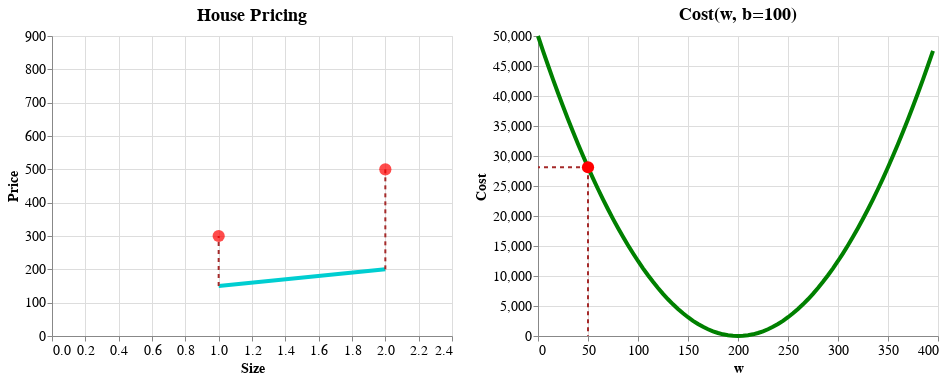

The notebook cell this image was saved under:
### Markdown cell above
<h3>Vẽ chart biểu diễn tương tác giữa Cost và w, cố định giá trị b=100</h3>

### Code cell
#ALTAIR
b = 100
r_step = 5
r_start = 0
r_stop = 400

slider = alt.binding_range(min=r_start, max=r_stop, step=r_step)
w_slider = alt.param(name="w", bind=slider, value=50)


arr_w = np.arange(r_start, r_stop, r_step)

df_actual_point = pd.DataFrame({
    'x_actual': x_train,
    'y_actual': y_train,
})

df_prediction_line = pd.DataFrame({
    'w': arr_w,
    'x': np.ones(len(arr_w)) * x_train[0],
    'y': np.array([w * x_train[0] + b for w in arr_w]),
    'x2': np.ones(len(arr_w)) * x_train[1],
    'y2': np.array([w * x_train[1] + b for w in arr_w]),
    'y_actual_1': np.ones(len(arr_w)) * y_train[0],
    'y_actual_2': np.ones(len(arr_w)) * y_train[1]
})


actual_point = alt.Chart(df_actual_point).mark_point(
    filled=True,
    size=150,
    color='red'
).encode(
    x=alt.X('x_actual', title="Size", scale=alt.Scale(domain=[0.5, 2.4], clamp=True)),
    y=alt.Y('y_actual', title="Price")
)

prediction_line = alt.Chart(df_prediction_line).mark_line(
    strokeWidth=4,
    color='#00CED1'
).encode(
    x='x',
    y='y',
    x2='x2',
    y2='y2',
    opacity=alt.condition(
        alt.datum.w == w_slider,
        alt.value(1), alt.value(0)
    )
).add_params(
    w_slider
)

vline1_1 = alt.Chart(df_prediction_line).mark_rule(
    strokeDash=[4, 4],
    strokeWidth=2,
    color='brown'
).encode(
    y='y',
    y2='y_actual_1',
    x='x',
    opacity=alt.condition(
        alt.datum.w == w_slider,
        alt.value(1), alt.value(0)
    )
)

vline1_2 = alt.Chart(df_prediction_line).mark_rule(
    strokeDash=[4, 4],
    strokeWidth=2,
    color='brown'
).encode(
    y='y2',
    y2='y_actual_2',
    x='x2',
    opacity=alt.condition(
        alt.datum.w == w_slider,
        alt.value(1), alt.value(0)
    )
)
##################################################################################

arr_cost = np.zeros(arr_w.shape)
for _i, _w in enumerate(arr_w):
    arr_cost[_i] = compute_cost(x_train, y_train, _w, b)
    
df_cost = pd.DataFrame({
    'w': arr_w,
    'cost': arr_cost,
    'y2': np.zeros(arr_cost.shape),
    'x2': np.zeros(arr_cost.shape)
})

cost_line = alt.Chart(df_cost).mark_line(
    color='green',
    strokeWidth=4
).encode(
    x=alt.X('w', title="w"),
    y=alt.Y('cost', title='Cost')
)

vline2 = cost_line.mark_rule(
    strokeDash=[4, 4],
    strokeWidth=2,
    color='brown'
).encode(    
    y2='y2',
    opacity=alt.condition(
        alt.datum.w == w_slider,
        alt.value(1), alt.value(0)
    )
)

hline2 = cost_line.mark_rule(
    strokeDash=[4, 4],
    strokeWidth=2,
    color='brown'
).encode(
    x2='x2',
    opacity=alt.condition(
        alt.datum.w == w_slider,
        alt.value(1), alt.value(0)
    )
)

cost_point = cost_line.mark_point(
    filled=True,
    size=150,
    color='red'
).encode(
    # x='w',
    # y='cost',
    # color=alt.value("red"),    
    opacity=alt.condition(
        alt.datum.w == w_slider,
        alt.value(1), alt.value(0)
    )
).add_params(
    w_slider
)

# (prediction_line + vline1_1 + vline1_2 + actual_point) | (cost_line + vline2 + hline2 + cost_point)
plot1 = alt.layer(prediction_line, vline1_1, vline1_2, actual_point).properties(width=400, height=300, title='House Pricing')
plot2 = alt.layer(cost_line, vline2, hline2, cost_point).properties(width=400, height=300, title=f'Cost(w, b={b})')

(plot1 | plot2).configure_axis(
    labelFontSize=14,
    titleFontSize=14
).configure_title(
    # font='Courier',
    # anchor='middle',
    # color='gray',
    fontSize=18
)

### Figure 1 — Vega-Lite specification as saved in the notebook (floating-point values rounded to 4 significant figures)
{"config": {"view": {"continuousWidth": 300, "continuousHeight": 300}, "axis": {"labelFontSize": 14, "titleFontSize": 14}, "title": {"fontSize": 18}}, "hconcat": [{"layer": [{"data": {"name": "data-f5aa34ba7c599c8f1a4816daeda9f997"}, "mark": {"type": "line", "color": "#00CED1", "strokeWidth": 4}, "encoding": {"opacity": {"condition": {"test": "(datum.w === w)", "value": 1}, "value": 0}, "x": {"field": "x", "type": "quantitative"}, "x2": {"field": "x2"}, "y": {"field": "y", "type": "quantitative"}, "y2": {"field": "y2"}}}, {"data": {"name": "data-f5aa34ba7c599c8f1a4816daeda9f997"}, "mark": {"type": "rule", "color": "brown", "strokeDash": [4, 4], "strokeWidth": 2}, "encoding": {"opacity": {"condition": {"test": "(datum.w === w)", "value": 1}, "value": 0}, "x": {"field": "x", "type": "quantitative"}, "y": {"field": "y", "type": "quantitative"}, "y2": {"field": "y_actual_1"}}}, {"data": {"name": "data-f5aa34ba7c599c8f1a4816daeda9f997"}, "mark": {"type": "rule", "color": "brown", "strokeDash": [4, 4], "strokeWidth": 2}, "encoding": {"opacity": {"condition": {"test": "(datum.w === w)", "value": 1}, "value": 0}, "x": {"field": "x2", "type": "quantitative"}, "y": {"field": "y2", "type": "quantitative"}, "y2": {"field": "y_actual_2"}}}, {"data": {"name": "data-d5fc952fa7428c68bb2fc5d433bbf7c4"}, "mark": {"type": "point", "color": "red", "filled": true, "size": 150}, "encoding": {"x": {"field": "x_actual", "scale": {"clamp": true, "domain": [0.5, 2.4]}, "title": "Size", "type": "quantitative"}, "y": {"field": "y_actual", "title": "Price", "type": "quantitative"}}}], "height": 300, "title": "House Pricing", "width": 400}, {"layer": [{"mark": {"type": "line", "color": "green", "strokeWidth": 4}, "encoding": {"x": {"field": "w", "title": "w", "type": "quantitative"}, "y": {"field": "cost", "title": "Cost", "type": "quantitative"}}}, {"mark": {"type": "rule", "color": "brown", "strokeDash": [4, 4], "strokeWidth": 2}, "encoding": {"opacity": {"condition": {"test": "(datum.w === w)", "value": 1}, "value": 0}, "x": {"field": "w", "title": "w", "type": "quantitative"}, "y": {"field": "cost", "title": "Cost", "type": "quantitative"}, "y2": {"field": "y2"}}}, {"mark": {"type": "rule", "color": "brown", "strokeDash": [4, 4], "strokeWidth": 2}, "encoding": {"opacity": {"condition": {"test": "(datum.w === w)", "value": 1}, "value": 0}, "x": {"field": "w", "title": "w", "type": "quantitative"}, "x2": {"field": "x2"}, "y": {"field": "cost", "title": "Cost", "type": "quantitative"}}}, {"mark": {"type": "point", "color": "red", "filled": true, "size": 150}, "encoding": {"opacity": {"condition": {"test": "(datum.w === w)", "value": 1}, "value": 0}, "x": {"field": "w", "title": "w", "type": "quantitative"}, "y": {"field": "cost", "title": "Cost", "type": "quantitative"}}}], "data": {"name": "data-3253c5784c82a09485302f517f77046f"}, "height": 300, "title": "Cost(w, b=100)", "width": 400}], "params": [{"name": "w", "bind": {"input": "range", "max": 400, "min": 0, "step": 5}, "value": 50}], "$schema": "https://vega.github.io/schema/vega-lite/v5.16.3.json", "datasets": {"data-f5aa34ba7c599c8f1a4816daeda9f997": [{"w": 0, "x": 1.0, "y": 100.0, "x2": 2.0, "y2": 100.0, "y_actual_1": 300.0, "y_actual_2": 500.0}, {"w": 5, "x": 1.0, "y": 105.0, "x2": 2.0, "y2": 110.0, "y_actual_1": 300.0, "y_actual_2": 500.0}, {"w": 10, "x": 1.0, "y": 110.0, "x2": 2.0, "y2": 120.0, "y_actual_1": 300.0, "y_actual_2": 500.0}, {"w": 15, "x": 1.0, "y": 115.0, "x2": 2.0, "y2": 130.0, "y_actual_1": 300.0, "y_actual_2": 500.0}, {"w": 20, "x": 1.0, "y": 120.0, "x2": 2.0, "y2": 140.0, "y_actual_1": 300.0, "y_actual_2": 500.0}, {"w": 25, "x": 1.0, "y": 125.0, "x2": 2.0, "y2": 150.0, "y_actual_1": 300.0, "y_actual_2": 500.0}, {"w": 30, "x": 1.0, "y": 130.0, "x2": 2.0, "y2": 160.0, "y_actual_1": 300.0, "y_actual_2": 500.0}, {"w": 35, "x": 1.0, "y": 135.0, "x2": 2.0, "y2": 170.0, "y_actual_1": 300.0, "y_actual_2": 500.0}, {"w": 40, "x": 1.0, "y": 140.0, "x2": 2.0, "y2": 180.0, "y_actual_1": 300.0, "y_actual_2": 500.0}, {"w": 45, "x": 1.0, "y": 145.0, "x2": 2.0, "y2": 190.0, "y_actual_1": 300.0, "y_actual_2": 500.0}, {"w": 50, "x": 1.0, "y": 150.0, "x2": 2.0, "y2": 200.0, "y_actual_1": 300.0, "y_actual_2": 500.0}, {"w": 55, "x": 1.0, "y": 155.0, "x2": 2.0, "y2": 210.0, "y_actual_1": 300.0, "y_actual_2": 500.0}, {"w": 60, "x": 1.0, "y": 160.0, "x2": 2.0, "y2": 220.0, "y_actual_1": 300.0, "y_actual_2": 500.0}, {"w": 65, "x": 1.0, "y": 165.0, "x2": 2.0, "y2": 230.0, "y_actual_1": 300.0, "y_actual_2": 500.0}, {"w": 70, "x": 1.0, "y": 170.0, "x2": 2.0, "y2": 240.0, "y_actual_1": 300.0, "y_actual_2": 500.0}, {"w": 75, "x": 1.0, "y": 175.0, "x2": 2.0, "y2": 250.0, "y_actual_1": 300.0, "y_actual_2": 500.0}, {"w": 80, "x": 1.0, "y": 180.0, "x2": 2.0, "y2": 260.0, "y_actual_1": 300.0, "y_actual_2": 500.0}, {"w": 85, "x": 1.0, "y": 185.0, "x2": 2.0, "y2": 270.0, "y_actual_1": 300.0, "y_actual_2": 500.0}, {"w": 90, "x": 1.0, "y": 190.0, "x2": 2.0, "y2": 280.0, "y_actual_1": 300.0, "y_actual_2": 500.0}, {"w": 95, "x": 1.0, "y": 195.0, "x2": 2.0, "y2": 290.0, "y_actual_1": 300.0, "y_actual_2": 500.0}, {"w": 100, "x": 1.0, "y": 200.0, "x2": 2.0, "y2": 300.0, "y_actual_1": 300.0, "y_actual_2": 500.0}, {"w": 105, "x": 1.0, "y": 205.0, "x2": 2.0, "y2": 310.0, "y_actual_1": 300.0, "y_actual_2": 500.0}, {"w": 110, "x": 1.0, "y": 210.0, "x2": 2.0, "y2": 320.0, "y_actual_1": 300.0, "y_actual_2": 500.0}, {"w": 115, "x": 1.0, "y": 215.0, "x2": 2.0, "y2": 330.0, "y_actual_1": 300.0, "y_actual_2": 500.0}, {"w": 120, "x": 1.0, "y": 220.0, "x2": 2.0, "y2": 340.0, "y_actual_1": 300.0, "y_actual_2": 500.0}, {"w": 125, "x": 1.0, "y": 225.0, "x2": 2.0, "y2": 350.0, "y_actual_1": 300.0, "y_actual_2": 500.0}, {"w": 130, "x": 1.0, "y": 230.0, "x2": 2.0, "y2": 360.0, "y_actual_1": 300.0, "y_actual_2": 500.0}, {"w": 135, "x": 1.0, "y": 235.0, "x2": 2.0, "y2": 370.0, "y_actual_1": 300.0, "y_actual_2": 500.0}, {"w": 140, "x": 1.0, "y": 240.0, "x2": 2.0, "y2": 380.0, "y_actual_1": 300.0, "y_actual_2": 500.0}, {"w": 145, "x": 1.0, "y": 245.0, "x2": 2.0, "y2": 390.0, "y_actual_1": 300.0, "y_actual_2": 500.0}, {"w": 150, "x": 1.0, "y": 250.0, "x2": 2.0, "y2": 400.0, "y_actual_1": 300.0, "y_actual_2": 500.0}, {"w": 155, "x": 1.0, "y": 255.0, "x2": 2.0, "y2": 410.0, "y_actual_1": 300.0, "y_actual_2": 500.0}, {"w": 160, "x": 1.0, "y": 260.0, "x2": 2.0, "y2": 420.0, "y_actual_1": 300.0, "y_actual_2": 500.0}, {"w": 165, "x": 1.0, "y": 265.0, "x2": 2.0, "y2": 430.0, "y_actual_1": 300.0, "y_actual_2": 500.0}, {"w": 170, "x": 1.0, "y": 270.0, "x2": 2.0, "y2": 440.0, "y_actual_1": 300.0, "y_actual_2": 500.0}, {"w": 175, "x": 1.0, "y": 275.0, "x2": 2.0, "y2": 450.0, "y_actual_1": 300.0, "y_actual_2": 500.0}, {"w": 180, "x": 1.0, "y": 280.0, "x2": 2.0, "y2": 460.0, "y_actual_1": 300.0, "y_actual_2": 500.0}, {"w": 185, "x": 1.0, "y": 285.0, "x2": 2.0, "y2": 470.0, "y_actual_1": 300.0, "y_actual_2": 500.0}, {"w": 190, "x": 1.0, "y": 290.0, "x2": 2.0, "y2": 480.0, "y_actual_1": 300.0, "y_actual_2": 500.0}, {"w": 195, "x": 1.0, "y": 295.0, "x2": 2.0, "y2": 490.0, "y_actual_1": 300.0, "y_actual_2": 500.0}, {"w": 200, "x": 1.0, "y": 300.0, "x2": 2.0, "y2": 500.0, "y_actual_1": 300.0, "y_actual_2": 500.0}, {"w": 205, "x": 1.0, "y": 305.0, "x2": 2.0, "y2": 510.0, "y_actual_1": 300.0, "y_actual_2": 500.0}, {"w": 210, "x": 1.0, "y": 310.0, "x2": 2.0, "y2": 520.0, "y_actual_1": 300.0, "y_actual_2": 500.0}, {"w": 215, "x": 1.0, "y": 315.0, "x2": 2.0, "y2": 530.0, "y_actual_1": 300.0, "y_actual_2": 500.0}, {"w": 220, "x": 1.0, "y": 320.0, "x2": 2.0, "y2": 540.0, "y_actual_1": 300.0, "y_actual_2": 500.0}, {"w": 225, "x": 1.0, "y": 325.0, "x2": 2.0, "y2": 550.0, "y_actual_1": 300.0, "y_actual_2": 500.0}, {"w": 230, "x": 1.0, "y": 330.0, "x2": 2.0, "y2": 560.0, "y_actual_1": 300.0, "y_actual_2": 500.0}, {"w": 235, "x": 1.0, "y": 335.0, "x2": 2.0, "y2": 570.0, "y_actual_1": 300.0, "y_actual_2": 500.0}, {"w": 240, "x": 1.0, "y": 340.0, "x2": 2.0, "y2": 580.0, "y_actual_1": 300.0, "y_actual_2": 500.0}, {"w": 245, "x": 1.0, "y": 345.0, "x2": 2.0, "y2": 590.0, "y_actual_1": 300.0, "y_actual_2": 500.0}, {"w": 250, "x": 1.0, "y": 350.0, "x2": 2.0, "y2": 600.0, "y_actual_1": 300.0, "y_actual_2": 500.0}, {"w": 255, "x": 1.0, "y": 355.0, "x2": 2.0, "y2": 610.0, "y_actual_1": 300.0, "y_actual_2": 500.0}, {"w": 260, "x": 1.0, "y": 360.0, "x2": 2.0, "y2": 620.0, "y_actual_1": 300.0, "y_actual_2": 500.0}, {"w": 265, "x": 1.0, "y": 365.0, "x2": 2.0, "y2": 630.0, "y_actual_1": 300.0, "y_actual_2": 500.0}, {"w": 270, "x": 1.0, "y": 370.0, "x2": 2.0, "y2": 640.0, "y_actual_1": 300.0, "y_actual_2": 500.0}, {"w": 275, "x": 1.0, "y": 375.0, "x2": 2.0, "y2": 650.0, "y_actual_1": 300.0, "y_actual_2": 500.0}, {"w": 280, "x": 1.0, "y": 380.0, "x2": 2.0, "y2": 660.0, "y_actual_1": 300.0, "y_actual_2": 500.0}, {"w": 285, "x": 1.0, "y": 385.0, "x2": 2.0, "y2": 670.0, "y_actual_1": 300.0, "y_actual_2": 500.0}, {"w": 290, "x": 1.0, "y": 390.0, "x2": 2.0, "y2": 680.0, "y_actual_1": 300.0, "y_actual_2": 500.0}, {"w": 295, "x": 1.0, "y": 395.0, "x2": 2.0, "y2": 690.0, "y_actual_1": 300.0, "y_actual_2": 500.0}, {"w": 300, "x": 1.0, "y": 400.0, "x2": 2.0, "y2": 700.0, "y_actual_1": 300.0, "y_actual_2": 500.0}, {"w": 305, "x": 1.0, "y": 405.0, "x2": 2.0, "y2": 710.0, "y_actual_1": 300.0, "y_actual_2": 500.0}, {"w": 310, "x": 1.0, "y": 410.0, "x2": 2.0, "y2": 720.0, "y_actual_1": 300.0, "y_actual_2": 500.0}, {"w": 315, "x": 1.0, "y": 415.0, "x2": 2.0, "y2": 730.0, "y_actual_1": 300.0, "y_actual_2": 500.0}, {"w": 320, "x": 1.0, "y": 420.0, "x2": 2.0, "y2": 740.0, "y_actual_1": 300.0, "y_actual_2": 500.0}, {"w": 325, "x": 1.0, "y": 425.0, "x2": 2.0, "y2": 750.0, "y_actual_1": 300.0, "y_actual_2": 500.0}, {"w": 330, "x": 1.0, "y": 430.0, "x2": 2.0, "y2": 760.0, "y_actual_1": 300.0, "y_actual_2": 500.0}, {"w": 335, "x": 1.0, "y": 435.0, "x2": 2.0, "y2": 770.0, "y_actual_1": 300.0, "y_actual_2": 500.0}, {"w": 340, "x": 1.0, "y": 440.0, "x2": 2.0, "y2": 780.0, "y_actual_1": 300.0, "y_actual_2": 500.0}, {"w": 345, "x": 1.0, "y": 445.0, "x2": 2.0, "y2": 790.0, "y_actual_1": 300.0, "y_actual_2": 500.0}, {"w": 350, "x": 1.0, "y": 450.0, "x2": 2.0, "y2": 800.0, "y_actual_1": 300.0, "y_actual_2": 500.0}, {"w": 355, "x": 1.0, "y": 455.0, "x2": 2.0, "y2": 810.0, "y_actual_1": 300.0, "y_actual_2": 500.0}, {"w": 360, "x": 1.0, "y": 460.0, "x2": 2.0, "y2": 820.0, "y_actual_1": 300.0, "y_actual_2": 500.0}, {"w": 365, "x": 1.0, "y": 465.0, "x2": 2.0, "y2": 830.0, "y_actual_1": 300.0, "y_actual_2": 500.0}, {"w": 370, "x": 1.0, "y": 470.0, "x2": 2.0, "y2": 840.0, "y_actual_1": 300.0, "y_actual_2": 500.0}, {"w": 375, "x": 1.0, "y": 475.0, "x2": 2.0, "y2": 850.0, "y_actual_1": 300.0, "y_actual_2": 500.0}, {"w": 380, "x": 1.0, "y": 480.0, "x2": 2.0, "y2": 860.0, "y_actual_1": 300.0, "y_actual_2": 500.0}, {"w": 385, "x": 1.0, "y": 485.0, "x2": 2.0, "y2": 870.0, "y_actual_1": 300.0, "y_actual_2": 500.0}, {"w": 390, "x": 1.0, "y": 490.0, "x2": 2.0, "y2": 880.0, "y_actual_1": 300.0, "y_actual_2": 500.0}, {"w": 395, "x": 1.0, "y": 495.0, "x2": 2.0, "y2": 890.0, "y_actual_1": 300.0, "y_actual_2": 500.0}], "data-d5fc952fa7428c68bb2fc5d433bbf7c4": [{"x_actual": 1.0, "y_actual": 300}, {"x_actual": 2.0, "y_actual": 500}], "data-3253c5784c82a09485302f517f77046f": [{"w": 0, "cost": 50000.0, "y2": 0.0, "x2": 0.0}, {"w": 5, "cost": 47530.0, "y2": 0.0, "x2": 0.0}, {"w": 10, "cost": 45120.0, "y2": 0.0, "x2": 0.0}, {"w": 15, "cost": 42780.0, "y2": 0.0, "x2": 0.0}, {"w": 20, "cost": 40500.0, "y2": 0.0, "x2": 0.0}, {"w": 25, "cost": 38280.0, "y2": 0.0, "x2": 0.0}, {"w": 30, "cost": 36120.0, "y2": 0.0, "x2": 0.0}, {"w": 35, "cost": 34030.0, "y2": 0.0, "x2": 0.0}, {"w": 40, "cost": 32000.0, "y2": 0.0, "x2": 0.0}, {"w": 45, "cost": 30030.0, "y2": 0.0, "x2": 0.0}, {"w": 50, "cost": 28120.0, "y2": 0.0, "x2": 0.0}, {"w": 55, "cost": 26280.0, "y2": 0.0, "x2": 0.0}, {"w": 60, "cost": 24500.0, "y2": 0.0, "x2": 0.0}, {"w": 65, "cost": 22780.0, "y2": 0.0, "x2": 0.0}, {"w": 70, "cost": 21120.0, "y2": 0.0, "x2": 0.0}, {"w": 75, "cost": 19530.0, "y2": 0.0, "x2": 0.0}, {"w": 80, "cost": 18000.0, "y2": 0.0, "x2": 0.0}, {"w": 85, "cost": 16530.0, "y2": 0.0, "x2": 0.0}, {"w": 90, "cost": 15120.0, "y2": 0.0, "x2": 0.0}, {"w": 95, "cost": 13780.0, "y2": 0.0, "x2": 0.0}, {"w": 100, "cost": 12500.0, "y2": 0.0, "x2": 0.0}, {"w": 105, "cost": 11280.0, "y2": 0.0, "x2": 0.0}, {"w": 110, "cost": 10120.0, "y2": 0.0, "x2": 0.0}, {"w": 115, "cost": 9031.0, "y2": 0.0, "x2": 0.0}, {"w": 120, "cost": 8000.0, "y2": 0.0, "x2": 0.0}, {"w": 125, "cost": 7031.0, "y2": 0.0, "x2": 0.0}, {"w": 130, "cost": 6125.0, "y2": 0.0, "x2": 0.0}, {"w": 135, "cost": 5281.0, "y2": 0.0, "x2": 0.0}, {"w": 140, "cost": 4500.0, "y2": 0.0, "x2": 0.0}, {"w": 145, "cost": 3781.0, "y2": 0.0, "x2": 0.0}, {"w": 150, "cost": 3125.0, "y2": 0.0, "x2": 0.0}, {"w": 155, "cost": 2531.0, "y2": 0.0, "x2": 0.0}, {"w": 160, "cost": 2000.0, "y2": 0.0, "x2": 0.0}, {"w": 165, "cost": 1531.0, "y2": 0.0, "x2": 0.0}, {"w": 170, "cost": 1125.0, "y2": 0.0, "x2": 0.0}, {"w": 175, "cost": 781.2, "y2": 0.0, "x2": 0.0}, {"w": 180, "cost": 500.0, "y2": 0.0, "x2": 0.0}, {"w": 185, "cost": 281.2, "y2": 0.0, "x2": 0.0}, {"w": 190, "cost": 125.0, "y2": 0.0, "x2": 0.0}, {"w": 195, "cost": 31.25, "y2": 0.0, "x2": 0.0}, {"w": 200, "cost": 0.0, "y2": 0.0, "x2": 0.0}, {"w": 205, "cost": 31.25, "y2": 0.0, "x2": 0.0}, {"w": 210, "cost": 125.0, "y2": 0.0, "x2": 0.0}, {"w": 215, "cost": 281.2, "y2": 0.0, "x2": 0.0}, {"w": 220, "cost": 500.0, "y2": 0.0, "x2": 0.0}, {"w": 225, "cost": 781.2, "y2": 0.0, "x2": 0.0}, {"w": 230, "cost": 1125.0, "y2": 0.0, "x2": 0.0}, {"w": 235, "cost": 1531.0, "y2": 0.0, "x2": 0.0}, {"w": 240, "cost": 2000.0, "y2": 0.0, "x2": 0.0}, {"w": 245, "cost": 2531.0, "y2": 0.0, "x2": 0.0}, {"w": 250, "cost": 3125.0, "y2": 0.0, "x2": 0.0}, {"w": 255, "cost": 3781.0, "y2": 0.0, "x2": 0.0}, {"w": 260, "cost": 4500.0, "y2": 0.0, "x2": 0.0}, {"w": 265, "cost": 5281.0, "y2": 0.0, "x2": 0.0}, {"w": 270, "cost": 6125.0, "y2": 0.0, "x2": 0.0}, {"w": 275, "cost": 7031.0, "y2": 0.0, "x2": 0.0}, {"w": 280, "cost": 8000.0, "y2": 0.0, "x2": 0.0}, {"w": 285, "cost": 9031.0, "y2": 0.0, "x2": 0.0}, {"w": 290, "cost": 10120.0, "y2": 0.0, "x2": 0.0}, {"w": 295, "cost": 11280.0, "y2": 0.0, "x2": 0.0}, {"w": 300, "cost": 12500.0, "y2": 0.0, "x2": 0.0}, {"w": 305, "cost": 13780.0, "y2": 0.0, "x2": 0.0}, {"w": 310, "cost": 15120.0, "y2": 0.0, "x2": 0.0}, {"w": 315, "cost": 16530.0, "y2": 0.0, "x2": 0.0}, {"w": 320, "cost": 18000.0, "y2": 0.0, "x2": 0.0}, {"w": 325, "cost": 19530.0, "y2": 0.0, "x2": 0.0}, {"w": 330, "cost": 21120.0, "y2": 0.0, "x2": 0.0}, {"w": 335, "cost": 22780.0, "y2": 0.0, "x2": 0.0}, {"w": 340, "cost": 24500.0, "y2": 0.0, "x2": 0.0}, {"w": 345, "cost": 26280.0, "y2": 0.0, "x2": 0.0}, {"w": 350, "cost": 28120.0, "y2": 0.0, "x2": 0.0}, {"w": 355, "cost": 30030.0, "y2": 0.0, "x2": 0.0}, {"w": 360, "cost": 32000.0, "y2": 0.0, "x2": 0.0}, {"w": 365, "cost": 34030.0, "y2": 0.0, "x2": 0.0}, {"w": 370, "cost": 36120.0, "y2": 0.0, "x2": 0.0}, {"w": 375, "cost": 38280.0, "y2": 0.0, "x2": 0.0}, {"w": 380, "cost": 40500.0, "y2": 0.0, "x2": 0.0}, {"w": 385, "cost": 42780.0, "y2": 0.0, "x2": 0.0}, {"w": 390, "cost": 45120.0, "y2": 0.0, "x2": 0.0}, {"w": 395, "cost": 47530.0, "y2": 0.0, "x2": 0.0}]}}
